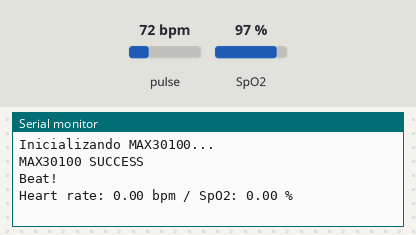
The sketch below on a simulated ESP32-S3. Parts: the last lines printed to the serial monitor. The inputs (shaded band) are chosen by the test bench; at power-on: pulse 72 bpm, SpO2 97 %.

Above: at 1.2 s.
1.3 s: pulse set to 42 bpm
At 2.7 s:
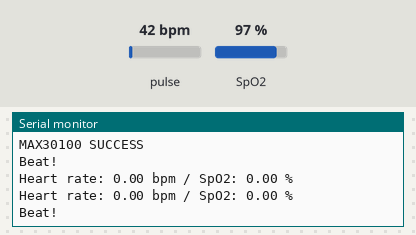
2.8 s: SpO2 set to 80 %
At 3.4 s:
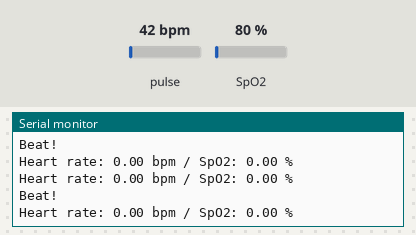
4.3 s: pulse set to 70 bpm
At 7.8 s:
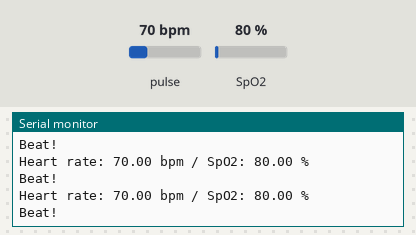
Timing chart, 0 to 9.3 s (numbered marks = the images above; inputs shaded):
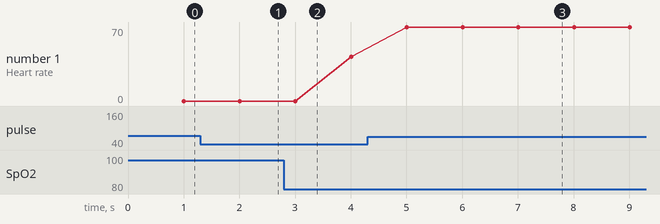

The sketch:

MAX30100.ino
```cpp
#include <Wire.h>
#include "MAX30100_PulseOximeter.h"

#define REPORTING_PERIOD_MS 1000

PulseOximeter pox;
uint32_t tsLastReport = 0;

void onBeatDetected() {
  Serial.println("Beat!");
}

void setup() {
  Serial.begin(115200);

  // Inicializar I2C con los pines de tu ESP32-S3
  Wire.begin(15, 16);

  Serial.println("Inicializando MAX30100...");

  // Inicializar MAX30100
  if (!pox.begin()) {
    Serial.println("MAX30100 FAILED");
    while (true);
  } else {
    Serial.println("MAX30100 SUCCESS");
  }

  // Corriente del LED IR
  pox.setIRLedCurrent(MAX30100_LED_CURR_7_6MA);

  // Callback para detectar latido
  pox.setOnBeatDetectedCallback(onBeatDetected);
}

void loop() {
  pox.update();

  if (millis() - tsLastReport > REPORTING_PERIOD_MS) {
    float hr = pox.getHeartRate();
    float spo2 = pox.getSpO2();

    Serial.print("Heart rate: ");
    Serial.print(hr);
    Serial.print(" bpm / SpO2: ");
    Serial.print(spo2);
    Serial.println(" %");

    tsLastReport = millis();
  }
}
```

Measured:
- after the input at 4.3 s, the serial monitor: prints a new line after 0.71 s (image 3)
- plotted number 1: 42 → 70 after the input at 4.3 s
